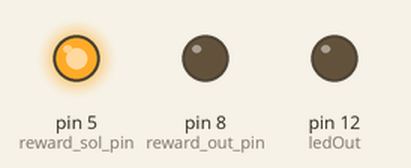
A sketch run on a simulated Arduino Uno, built with avr-gcc and run on an emulated ATmega328P. Shown: output pins drawn as LEDs (lit = HIGH).

Above: at 0.1 s.
Timing chart, 0 to 1.6 s (numbered marks = the images above):
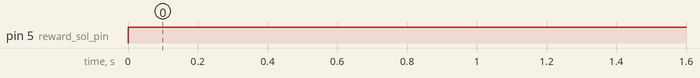

The sketch:

test.ino
```cpp
/////////////////////////////////////////////////////////////////////////////////////////////////
//
//      Train and tast script for learing to lick during deviant stimulus
//
//          Script logic:
//              Matlab script and arduino communicate through serial COM port (USB). At the start of the
//              experiment and at the start of every trial, matlab sends message to check if arduino is ready,
//              ardunino sends back ready response. If ready matlab starets the trial. Matlab sends either '1'
//              or '0' depending on which type of trial, arduino reads digital input for licks and decides what
//              to do during licks depending on what trial it is. If time out or delay for reward is needed it
//              could be added to arduino script during 'reward' or 'punishment' and matlab will wait until
//              arduino is finished before starting a new trial.
//
//          To run experiment:
//              Compile and uplode script to arduino.
//              Run voltage_recording_NI_DAQ function to start voltage recording
//              Run vMMN_lick or any other script
//
/////////////////////////////////////////////////////////////////////////////////////////////
///////// Includes ///////////////

///////// Parameters //////////////////////

bool run_exp = true;    // turn on or off exp

int reward_sol_duration = 7000;         // 20ms release 4ul drop.time (in ms) that reward valve is open (80ms for 2p)
int drink_duration = 5000;    // time given for animal to drink reward water before resuming next trial
int punish_timeout_duration = 2000;   // in ms

////// Reward cues
int includeSoundRewardCue = 0;
int rewToneDur = 100;

int includeLEDRewardCue = 1;
int rewLEDDur = 1000;

//////// Define pin numbers ////////////////

// Lick pins
int lick_pin = 13;         // pin 13 Right or 12 Left is also connected to right lick port

// defining solenoid pins
int reward_sol_pin = 5;     //  6 Right or 5 Left //define pin for turing solenoid valve ON

//Voltage recording pins for NI-DAQ
int reward_out_pin = 8;
int punish_out_pin = 9;

// Speaker
int speakerOut = 11;    // define PWM pin for speaker/tone output
int rewFreq = 8000;
int startTime;

// LED out (for reward cue)
int ledOut = 12;


////////////// Serial communication

// messages from matlab
char matlab_start_stop_exp = '5';
char matlab_red_trial = '1';
char matlab_dev_trial = '2';

// messages from arduino
char ready_for_trial = '6';
char ready_to_start_stop = '7';

/////////// initialize
bool lick_state = LOW;
int matlab_data = 0;
int experiment_started = 0;
int trial_type = 0;   // 0 = no trials, 1 = redundant, 2 = deviant

///// SETUP ////////////////////////////////
void setup()
{
    pinMode(lick_pin, INPUT);

    pinMode(reward_sol_pin, OUTPUT);  // sets digital pin for turing solenoid valve ON

    pinMode(reward_out_pin, OUTPUT);

    pinMode(ledOut, OUTPUT);


    //tone1.begin(13);


//    pinMode(punish_out_pin, OUTPUT);
//
//    Serial.begin(9600);    // initialize serial for output to Processing sketch
//
//    randomSeed(analogRead(3));


    //pinMode(13, OUTPUT); // LED on arduino
}

//////// MAIN LOOP /////////////////////////////////

// logic - if mouse licks during reward stimulus, he gets a reward
void loop()
{
    digitalWrite(reward_sol_pin, HIGH);
    delay(15000);
//    digitalWrite(reward_sol_pin, LOW);
}  // end VOID LOOP()
```

Measured:
- by itself, pin 5 (reward_sol_pin): LOW → HIGH at 0.00 s
